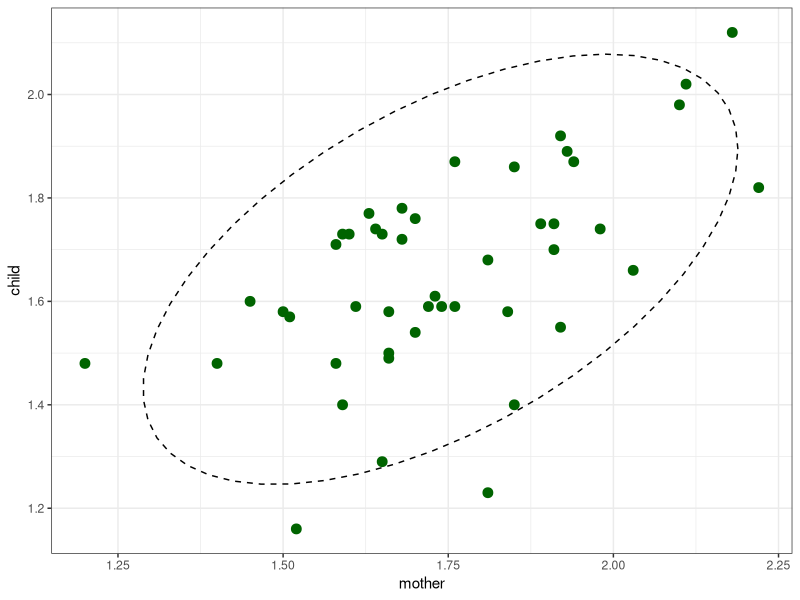
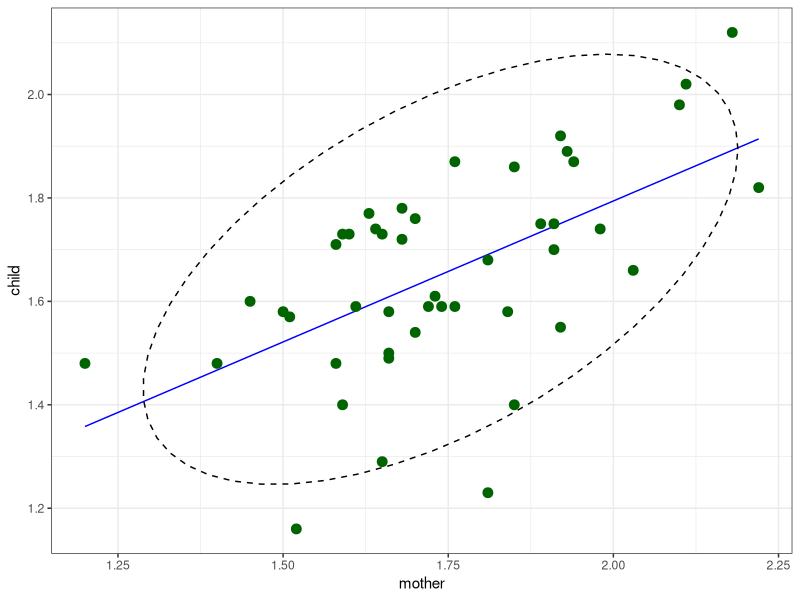
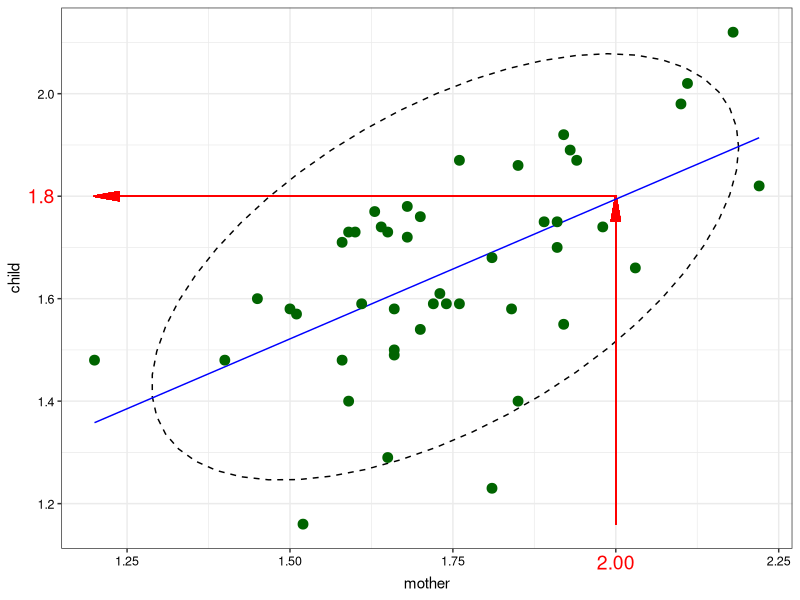
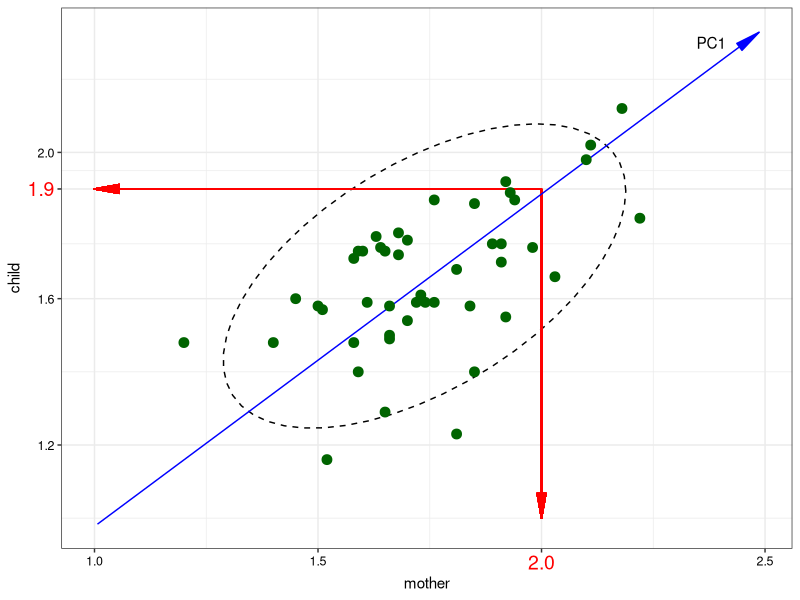
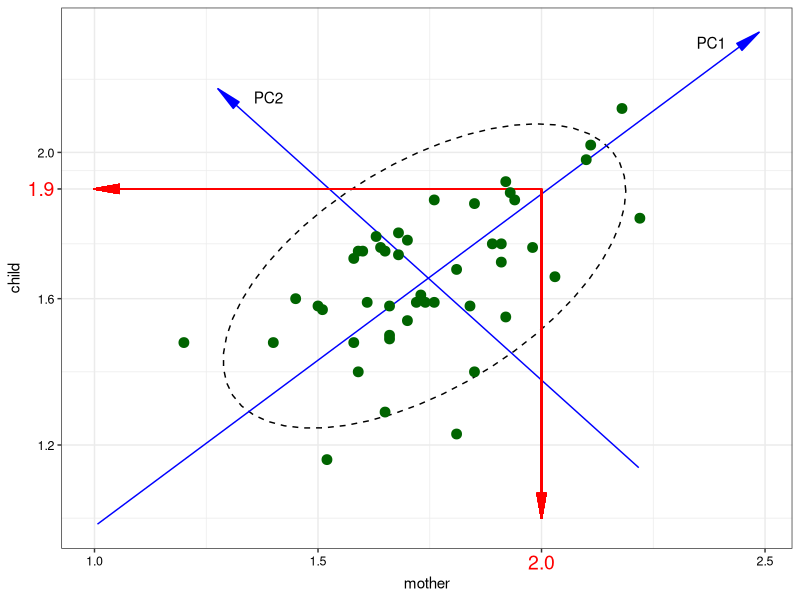
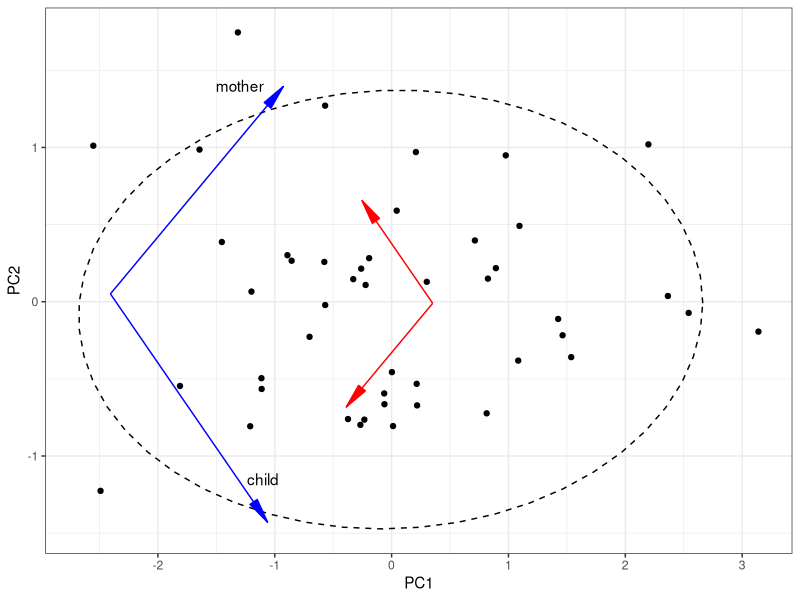
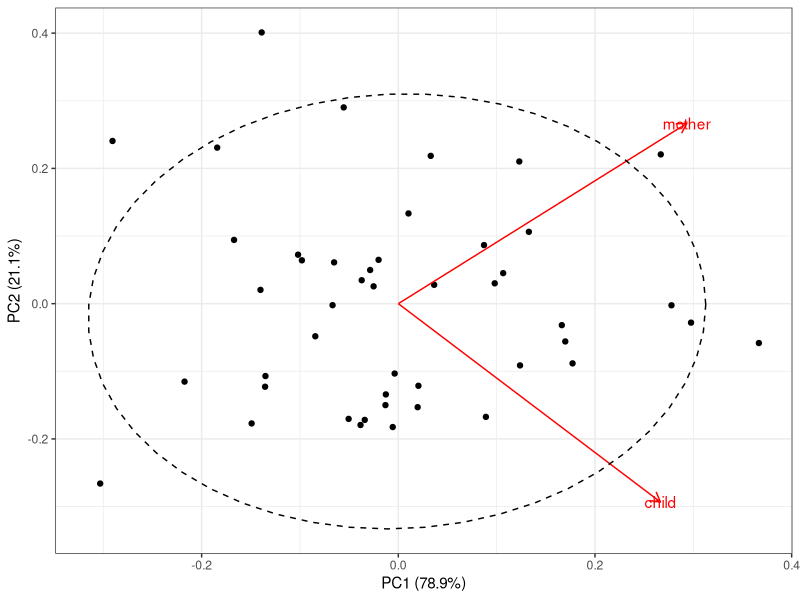

Here is the R script that generated these plots, in order:
## ---- chunk 1
knitr::opts_chunk$set(message=FALSE, echo = FALSE)
## ---- chunk 2
library(tidyverse)
library(ggfortify)
## ---- chunk 3
df <- read.csv("../../data/Huttenlocher.csv")

df %>%
  ggplot(aes(mother, child))+
  geom_point(color = "darkgreen", size = 3)+
  stat_ellipse(linetype=2)+
  theme_bw()
## ---- chunk 4
fit <- lm(child~mother, data = df)
df$model <- predict(fit)

df %>%
  ggplot(aes(mother, child))+
  geom_line(aes(mother, model), color = "blue")+
  geom_point(color = "darkgreen", size = 3)+
  stat_ellipse(linetype=2)+
  theme_bw()
## ---- chunk 5

df %>%
 ggplot(aes(mother, child))+
stat_ellipse(linetype=2)+
geom_segment(aes(x=min(mother), y=1.8, xend=2, yend=1.8), size=0.5, color = "red", arrow =  arrow(angle = 10, type = "closed", ends = "first"))+
geom_segment(aes(x=2, y=min(child), xend=2, yend=1.8), size=0.5, color = "red", arrow =  arrow(angle = 10, type = "closed"))+
geom_line(aes(mother, model), color = "blue")+
geom_point(color = "darkgreen", size = 3)+
scale_y_continuous(breaks = c(1.2, 1.4, 1.6, 1.8, 2.0))+
 theme_bw()+
theme(axis.text.x = element_text(color=c("black", "black", "black", "red", "black"), size=c(9, 9, 9, 14, 9)),
      axis.text.y = element_text(color=c("black", "black", "black", "red", "black", "black"), size=c(9, 9, 9, 14, 9, 9)))
## ---- chunk 6
df <- read.csv("../../data/Huttenlocher.csv")
pca <- prcomp(df)
PC1 <- data.frame(t(t(matrix(c(seq(-1, 1, by = 0.1), rep(0, 41)), ncol = 2) %*% t(pca$rotation)) + pca$center))
 
df %>%
  ggplot(aes(mother, child))+
  stat_ellipse(linetype=2)+
  geom_segment(aes(x=1, y=1.9, xend=2, yend=1.9), size=0.5, color = "red", arrow =  arrow(angle = 10, type = "closed", ends = "first"))+
  geom_segment(aes(x=2, y=1, xend=2, yend=1.9), size=0.5, color = "red", arrow =  arrow(angle = 10, type = "closed", ends = "first"))+
  geom_line(data = PC1, aes(mother, child), color = "blue", arrow =  arrow(angle = 10, type = "closed"))+
  geom_point(color = "darkgreen", size = 3)+
  scale_y_continuous(breaks = c(1.2, 1.6, 1.9, 2.0))+
  theme_bw()+
  theme(axis.text.x = element_text(
    color=c("black", "black", "red", "black"),
    size=c(9, 9, 14, 9)),
    axis.text.y = element_text(
      color=c("black", "black", "red", "black"),
      size=c(9, 9, 14, 9)))+
  annotate("text", x = 2.38, y = 2.3, label = "PC1")
## ---- chunk 7
PC2 <- data.frame(t(t(matrix(c(rep(0, 41), seq(-0.7, 0.7, by = 0.1)), ncol = 2) %*% t(pca$rotation)) + pca$center))

df %>%
  ggplot(aes(mother, child))+
  stat_ellipse(linetype=2)+
  geom_line(data = PC1, aes(mother, child), color = "blue", arrow =  arrow(angle = 10, type = "closed"))+
  geom_line(data = PC2, aes(mother, child), color = "blue", arrow =  arrow(angle = 10, type = "closed", ends = "first"))+
  geom_segment(aes(x=1, y=1.9, xend=2, yend=1.9), size=0.5, color = "red", arrow =  arrow(angle = 10, type = "closed", ends = "first"))+
  geom_segment(aes(x=2, y=1, xend=2, yend=1.9), size=0.5, color = "red", arrow =  arrow(angle = 10, type = "closed", ends = "first"))+
  geom_point(color = "darkgreen", size = 3)+
  scale_y_continuous(breaks = c(1.2, 1.6, 1.9, 2.0))+
  theme_bw()+
  theme(axis.text.x = element_text(color=c("black", "black", "red", "black"), 
    size=c(9, 9, 14, 9)),
    axis.text.y = element_text(color=c("black", "black", "red", "black"),
      size=c(9, 9, 14, 9)))+
  annotate("text", x = 2.38, y = 2.3, label = "PC1")+
  annotate("text", x = 1.39, y = 2.15, label = "PC2")
## ---- chunk 8
summary(prcomp(df))
## ---- chunk 9
df <- read.csv("../../data/Huttenlocher.csv")
prcomp(df)
## ---- chunk 10
df.scaled <- scale(df, center = TRUE, scale = TRUE)
res.cor <- cor(df.scaled)
res.eig <- eigen(res.cor)
eigenvectors.t <- t(res.eig$vectors)
df.scaled.t <- t(df.scaled)
df.new <- eigenvectors.t %*% df.scaled.t
df.new <- t(df.new)
colnames(df.new) <- c("PC1", "PC2")
df.new <- data.frame(df.new)
horisontal_line <- data.frame(predict(pca, data.frame(mother = seq(1, 2, by = 0.1), child = rep(1.9, 11))))
vertical_line <- data.frame(predict(pca, data.frame(mother = rep(2.0, 10), child = seq(1, 1.9, by = 0.1))))
x_line <- data.frame(predict(pca, data.frame(mother = seq(0, 2, by = 0.1), child = rep(0, 21))))
y_line <- data.frame(predict(pca, data.frame(mother = rep(0, 21), child = seq(0, 2, by = 0.1))))

df.new %>% 
  ggplot(aes(PC1, PC2))+
  geom_point()+
  stat_ellipse(linetype=2)+
  geom_line(data = horisontal_line, aes(PC1, PC2), color = "red", arrow =  arrow(angle = 10, type = "closed", ends = "first"))+
  geom_line(data = vertical_line, aes(PC1, PC2), color = "red", arrow =  arrow(angle = 10, type = "closed", ends = "first"))+
  geom_line(data = x_line, aes(PC1, PC2), color = "blue", arrow =  arrow(angle = 10, type = "closed"))+
  geom_line(data = y_line, aes(PC1, PC2), color = "blue", arrow =  arrow(angle = 10, type = "closed"))+
  theme_bw()+
  annotate("text", x = -1.1, y = -1.15, label = "child")+
  annotate("text", x = -1.3, y = 1.4, label = "mother")
## ---- chunk 11
autoplot(pca,
         loadings = TRUE,
         loadings.label = TRUE)+
  theme_bw()+
  stat_ellipse(linetype=2)
  
## ---- chunk 12
knitr::opts_chunk$set(echo = TRUE)
